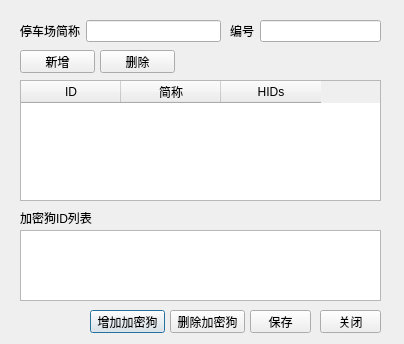
<?xml version="1.0" encoding="UTF-8"?>
<ui version="4.0">
 <class>CDlgParkDongleInfo</class>
 <widget class="QDialog" name="CDlgParkDongleInfo">
  <property name="geometry">
   <rect>
    <x>0</x>
    <y>0</y>
    <width>404</width>
    <height>344</height>
   </rect>
  </property>
  <property name="minimumSize">
   <size>
    <width>341</width>
    <height>217</height>
   </size>
  </property>
  <property name="maximumSize">
   <size>
    <width>404</width>
    <height>352</height>
   </size>
  </property>
  <property name="windowTitle">
   <string>停车场及其加密狗信息</string>
  </property>
  <widget class="QLabel" name="label_3">
   <property name="geometry">
    <rect>
     <x>20</x>
     <y>210</y>
     <width>81</width>
     <height>16</height>
    </rect>
   </property>
   <property name="text">
    <string>加密狗ID列表</string>
   </property>
  </widget>
  <widget class="QPushButton" name="btnAdd">
   <property name="geometry">
    <rect>
     <x>90</x>
     <y>310</y>
     <width>75</width>
     <height>23</height>
    </rect>
   </property>
   <property name="toolTip">
    <string>管理员加密狗不显示。
一台机既有管理员又有普通加密狗，不能获取该机上的普通加密狗ID。</string>
   </property>
   <property name="text">
    <string>增加加密狗</string>
   </property>
  </widget>
  <widget class="QPushButton" name="btnDelete">
   <property name="geometry">
    <rect>
     <x>170</x>
     <y>310</y>
     <width>75</width>
     <height>23</height>
    </rect>
   </property>
   <property name="text">
    <string>删除加密狗</string>
   </property>
  </widget>
  <widget class="QPushButton" name="btnClose">
   <property name="geometry">
    <rect>
     <x>320</x>
     <y>310</y>
     <width>61</width>
     <height>23</height>
    </rect>
   </property>
   <property name="text">
    <string>关闭</string>
   </property>
  </widget>
  <widget class="QPushButton" name="btnSave">
   <property name="geometry">
    <rect>
     <x>250</x>
     <y>310</y>
     <width>61</width>
     <height>23</height>
    </rect>
   </property>
   <property name="text">
    <string>保存</string>
   </property>
  </widget>
  <widget class="QTableWidget" name="tableWidget">
   <property name="geometry">
    <rect>
     <x>20</x>
     <y>80</y>
     <width>361</width>
     <height>121</height>
    </rect>
   </property>
   <property name="toolTip">
    <string>单击【ID】单元格，获取该停车场所有加密狗！</string>
   </property>
   <column>
    <property name="text">
     <string>ID</string>
    </property>
   </column>
   <column>
    <property name="text">
     <string>简称</string>
    </property>
   </column>
   <column>
    <property name="text">
     <string>HIDs</string>
    </property>
   </column>
  </widget>
  <widget class="QPushButton" name="btnAddParkID">
   <property name="geometry">
    <rect>
     <x>20</x>
     <y>50</y>
     <width>75</width>
     <height>23</height>
    </rect>
   </property>
   <property name="text">
    <string>新增</string>
   </property>
  </widget>
  <widget class="QPushButton" name="btnDeleteParkID">
   <property name="geometry">
    <rect>
     <x>100</x>
     <y>50</y>
     <width>75</width>
     <height>23</height>
    </rect>
   </property>
   <property name="text">
    <string>删除</string>
   </property>
  </widget>
  <widget class="QListWidget" name="listWidget">
   <property name="geometry">
    <rect>
     <x>20</x>
     <y>230</y>
     <width>361</width>
     <height>71</height>
    </rect>
   </property>
  </widget>
  <widget class="QWidget" name="layoutWidget">
   <property name="geometry">
    <rect>
     <x>20</x>
     <y>20</y>
     <width>201</width>
     <height>22</height>
    </rect>
   </property>
   <layout class="QHBoxLayout" name="horizontalLayout">
    <item>
     <widget class="QLabel" name="label">
      <property name="text">
       <string>停车场简称</string>
      </property>
     </widget>
    </item>
    <item>
     <widget class="QLineEdit" name="edtBrief"/>
    </item>
   </layout>
  </widget>
  <widget class="QWidget" name="layoutWidget">
   <property name="geometry">
    <rect>
     <x>230</x>
     <y>20</y>
     <width>151</width>
     <height>22</height>
    </rect>
   </property>
   <layout class="QHBoxLayout" name="horizontalLayout_2">
    <item>
     <widget class="QLabel" name="label_2">
      <property name="text">
       <string>编号</string>
      </property>
     </widget>
    </item>
    <item>
     <widget class="QLineEdit" name="edtID">
      <property name="toolTip">
       <string>由六位行政编码加四位自主编码构成。
例如武侯区肿瘤医院：5101070001(510107 + 0001)。</string>
      </property>
     </widget>
    </item>
   </layout>
  </widget>
 </widget>
 <resources/>
 <connections/>
</ui>
